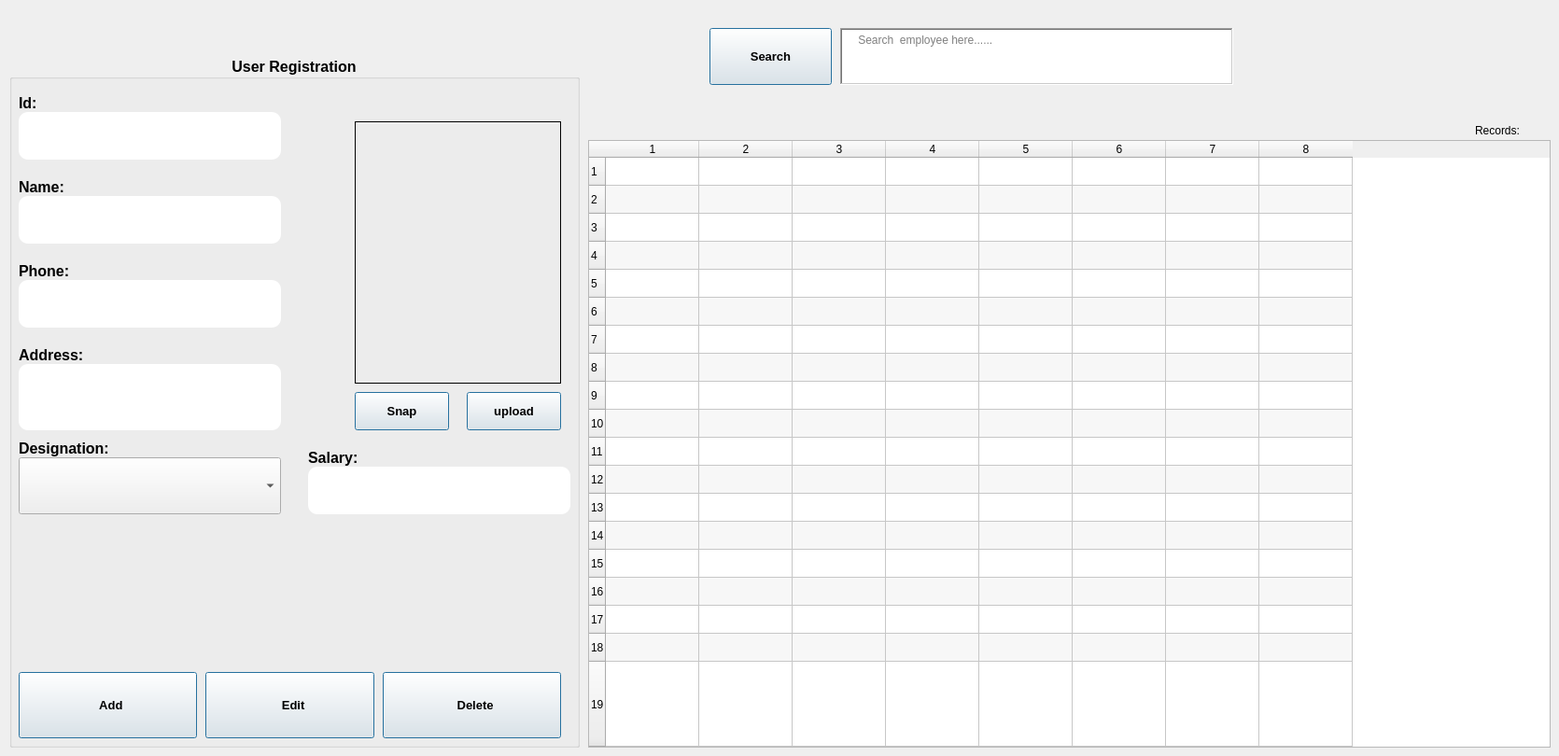
     <widget class="QWidget" name="Employees_tab">
      <attribute name="title">
       <string>Employees</string>
      </attribute>
      <widget class="QPushButton" name="btn_search_user_2">
       <property name="geometry">
        <rect>
         <x>760</x>
         <y>30</y>
         <width>131</width>
         <height>61</height>
        </rect>
       </property>
       <property name="font">
        <font>
         <family>Segoe UI</family>
         <pointsize>10</pointsize>
         <weight>75</weight>
         <bold>true</bold>
        </font>
       </property>
       <property name="text">
        <string>Search</string>
       </property>
       <property name="icon">
        <iconset resource="Materials.qrc">
         <normaloff>:/new/Icons/Search.png</normaloff>:/new/Icons/Search.png</iconset>
       </property>
       <property name="iconSize">
        <size>
         <width>50</width>
         <height>50</height>
        </size>
       </property>
       <property name="default">
        <bool>true</bool>
       </property>
      </widget>
      <widget class="QLabel" name="label_539">
       <property name="geometry">
        <rect>
         <x>1580</x>
         <y>130</y>
         <width>81</width>
         <height>20</height>
        </rect>
       </property>
       <property name="text">
        <string>Records:</string>
       </property>
      </widget>
      <widget class="QTableWidget" name="add_users_table_2">
       <property name="geometry">
        <rect>
         <x>630</x>
         <y>150</y>
         <width>1031</width>
         <height>651</height>
        </rect>
       </property>
       <property name="alternatingRowColors">
        <bool>true</bool>
       </property>
       <property name="showGrid">
        <bool>true</bool>
       </property>
       <property name="sortingEnabled">
        <bool>true</bool>
       </property>
       <property name="rowCount">
        <number>19</number>
       </property>
       <property name="columnCount">
        <number>8</number>
       </property>
       <attribute name="horizontalHeaderCascadingSectionResizes">
        <bool>true</bool>
       </attribute>
       <attribute name="verticalHeaderStretchLastSection">
        <bool>true</bool>
       </attribute>
       <row/>
       <row/>
       <row/>
       <row/>
       <row/>
       <row/>
       <row/>
       <row/>
       <row/>
       <row/>
       <row/>
       <row/>
       <row/>
       <row/>
       <row/>
       <row/>
       <row/>
       <row/>
       <row/>
       <column/>
       <column/>
       <column/>
       <column/>
       <column/>
       <column/>
       <column/>
       <column/>
      </widget>
      <widget class="QTextBrowser" name="employee_Searchbar">
       <property name="geometry">
        <rect>
         <x>900</x>
         <y>30</y>
         <width>421</width>
         <height>61</height>
        </rect>
       </property>
       <property name="layoutDirection">
        <enum>Qt::LeftToRight</enum>
       </property>
       <property name="frameShape">
        <enum>QFrame::WinPanel</enum>
       </property>
       <property name="frameShadow">
        <enum>QFrame::Sunken</enum>
       </property>
       <property name="placeholderText">
        <string>    Search  employee here......</string>
       </property>
      </widget>
      <widget class="QGroupBox" name="groupBox_2">
       <property name="geometry">
        <rect>
         <x>10</x>
         <y>60</y>
         <width>611</width>
         <height>741</height>
        </rect>
       </property>
       <property name="font">
        <font>
         <family>Segoe UI</family>
         <pointsize>12</pointsize>
         <weight>75</weight>
         <bold>true</bold>
        </font>
       </property>
       <property name="title">
        <string>User Registration</string>
       </property>
       <property name="alignment">
        <set>Qt::AlignCenter</set>
       </property>
       <widget class="QLabel" name="label_540">
        <property name="geometry">
         <rect>
          <x>10</x>
          <y>220</y>
          <width>71</width>
          <height>20</height>
         </rect>
        </property>
        <property name="text">
         <string>Phone:</string>
        </property>
       </widget>
       <widget class="QLineEdit" name="show_name_2">
        <property name="geometry">
         <rect>
          <x>10</x>
          <y>150</y>
          <width>281</width>
          <height>51</height>
         </rect>
        </property>
        <property name="styleSheet">
         <string notr="true">background-color: white; border-radius: 10px;</string>
        </property>
       </widget>
       <widget class="QComboBox" name="select_languageBox_2">
        <property name="geometry">
         <rect>
          <x>10</x>
          <y>430</y>
          <width>281</width>
          <height>61</height>
         </rect>
        </property>
       </widget>
       <widget class="QPushButton" name="btn_add_employee">
        <property name="geometry">
         <rect>
          <x>10</x>
          <y>660</y>
          <width>191</width>
          <height>71</height>
         </rect>
        </property>
        <property name="font">
         <font>
          <family>Segoe UI</family>
          <pointsize>10</pointsize>
          <weight>75</weight>
          <bold>true</bold>
         </font>
        </property>
        <property name="text">
         <string>  Add</string>
        </property>
        <property name="icon">
         <iconset resource="Materials.qrc">
          <normaloff>:/new/Icons/Registration.png</normaloff>:/new/Icons/Registration.png</iconset>
        </property>
        <property name="iconSize">
         <size>
          <width>50</width>
          <height>50</height>
         </size>
        </property>
        <property name="default">
         <bool>true</bool>
        </property>
       </widget>
       <widget class="QLabel" name="employee_photo">
        <property name="geometry">
         <rect>
          <x>370</x>
          <y>70</y>
          <width>221</width>
          <height>281</height>
         </rect>
        </property>
        <property name="frameShape">
         <enum>QFrame::Box</enum>
        </property>
        <property name="frameShadow">
         <enum>QFrame::Plain</enum>
        </property>
        <property name="midLineWidth">
         <number>1</number>
        </property>
        <property name="text">
         <string/>
        </property>
        <property name="scaledContents">
         <bool>true</bool>
        </property>
       </widget>
       <widget class="QPushButton" name="btn_snap_employee">
        <property name="geometry">
         <rect>
          <x>370</x>
          <y>360</y>
          <width>101</width>
          <height>41</height>
         </rect>
        </property>
        <property name="font">
         <font>
          <family>Segoe UI</family>
          <pointsize>10</pointsize>
          <weight>75</weight>
          <bold>true</bold>
         </font>
        </property>
        <property name="text">
         <string>Snap</string>
        </property>
        <property name="icon">
         <iconset resource="Materials.qrc">
          <normaloff>:/new/Icons/Camera.png</normaloff>:/new/Icons/Camera.png</iconset>
        </property>
        <property name="default">
         <bool>true</bool>
        </property>
       </widget>
       <widget class="QLabel" name="label_543">
        <property name="geometry">
         <rect>
          <x>320</x>
          <y>420</y>
          <width>81</width>
          <height>21</height>
         </rect>
        </property>
        <property name="text">
         <string>Salary:</string>
        </property>
       </widget>
       <widget class="QLabel" name="label_541">
        <property name="geometry">
         <rect>
          <x>10</x>
          <y>40</y>
          <width>61</width>
          <height>20</height>
         </rect>
        </property>
        <property name="text">
         <string>Id:</string>
        </property>
       </widget>
       <widget class="QLineEdit" name="show_Id_2">
        <property name="geometry">
         <rect>
          <x>10</x>
          <y>60</y>
          <width>281</width>
          <height>51</height>
         </rect>
        </property>
        <property name="styleSheet">
         <string notr="true">background-color: white; border-radius: 10px;</string>
        </property>
       </widget>
       <widget class="QLineEdit" name="show_user_address_2">
        <property name="geometry">
         <rect>
          <x>10</x>
          <y>330</y>
          <width>281</width>
          <height>71</height>
         </rect>
        </property>
        <property name="styleSheet">
         <string notr="true">background-color: white; border-radius: 10px;</string>
        </property>
       </widget>
       <widget class="QLabel" name="label_538">
        <property name="geometry">
         <rect>
          <x>10</x>
          <y>310</y>
          <width>101</width>
          <height>21</height>
         </rect>
        </property>
        <property name="text">
         <string>Address:</string>
        </property>
       </widget>
       <widget class="QPushButton" name="btn_delete__employee">
        <property name="geometry">
         <rect>
          <x>400</x>
          <y>660</y>
          <width>191</width>
          <height>71</height>
         </rect>
        </property>
        <property name="font">
         <font>
          <family>Segoe UI</family>
          <pointsize>10</pointsize>
          <weight>75</weight>
          <bold>true</bold>
         </font>
        </property>
        <property name="text">
         <string>  Delete</string>
        </property>
        <property name="icon">
         <iconset resource="Materials.qrc">
          <normaloff>:/new/Icons/Remove.png</normaloff>:/new/Icons/Remove.png</iconset>
        </property>
        <property name="iconSize">
         <size>
          <width>50</width>
          <height>50</height>
         </size>
        </property>
        <property name="default">
         <bool>true</bool>
        </property>
       </widget>
       <widget class="QLineEdit" name="show_phone_3">
        <property name="geometry">
         <rect>
          <x>320</x>
          <y>440</y>
          <width>281</width>
          <height>51</height>
         </rect>
        </property>
        <property name="styleSheet">
         <string notr="true">background-color: white; border-radius: 10px;</string>
        </property>
       </widget>
       <widget class="QLabel" name="label_544">
        <property name="geometry">
         <rect>
          <x>10</x>
          <y>410</y>
          <width>101</width>
          <height>21</height>
         </rect>
        </property>
        <property name="text">
         <string>Designation:</string>
        </property>
       </widget>
       <widget class="QLineEdit" name="show_phone_2">
        <property name="geometry">
         <rect>
          <x>10</x>
          <y>240</y>
          <width>281</width>
          <height>51</height>
         </rect>
        </property>
        <property name="styleSheet">
         <string notr="true">background-color: white; border-radius: 10px;</string>
        </property>
       </widget>
       <widget class="QPushButton" name="browse__employee_photo">
        <property name="geometry">
         <rect>
          <x>490</x>
          <y>360</y>
          <width>101</width>
          <height>41</height>
         </rect>
        </property>
        <property name="font">
         <font>
          <family>Segoe UI</family>
          <pointsize>10</pointsize>
          <weight>75</weight>
          <bold>true</bold>
         </font>
        </property>
        <property name="text">
         <string>upload</string>
        </property>
        <property name="icon">
         <iconset resource="Materials.qrc">
          <normaloff>:/new/Icons/Browse Folder.png</normaloff>:/new/Icons/Browse Folder.png</iconset>
        </property>
        <property name="default">
         <bool>true</bool>
        </property>
       </widget>
       <widget class="QPushButton" name="btn_edit_employee">
        <property name="geometry">
         <rect>
          <x>210</x>
          <y>660</y>
          <width>181</width>
          <height>71</height>
         </rect>
        </property>
        <property name="font">
         <font>
          <family>Segoe UI</family>
          <pointsize>10</pointsize>
          <weight>75</weight>
          <bold>true</bold>
         </font>
        </property>
        <property name="text">
         <string>  Edit</string>
        </property>
        <property name="icon">
         <iconset resource="Materials.qrc">
          <normaloff>:/new/Icons/Edit Property.png</normaloff>:/new/Icons/Edit Property.png</iconset>
        </property>
        <property name="iconSize">
         <size>
          <width>50</width>
          <height>50</height>
         </size>
        </property>
        <property name="default">
         <bool>true</bool>
        </property>
       </widget>
       <widget class="QLabel" name="label_542">
        <property name="geometry">
         <rect>
          <x>10</x>
          <y>130</y>
          <width>61</width>
          <height>20</height>
         </rect>
        </property>
        <property name="text">
         <string>Name:</string>
        </property>
       </widget>
      </widget>
     </widget>
